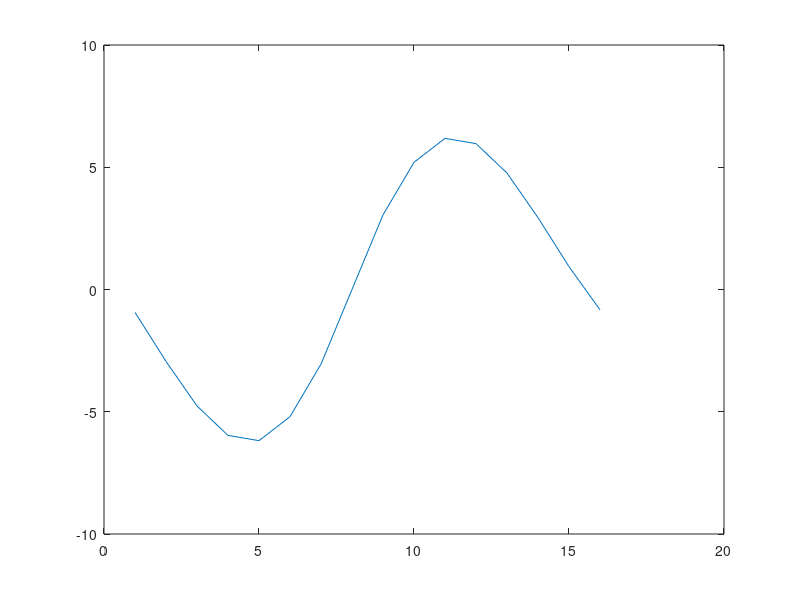
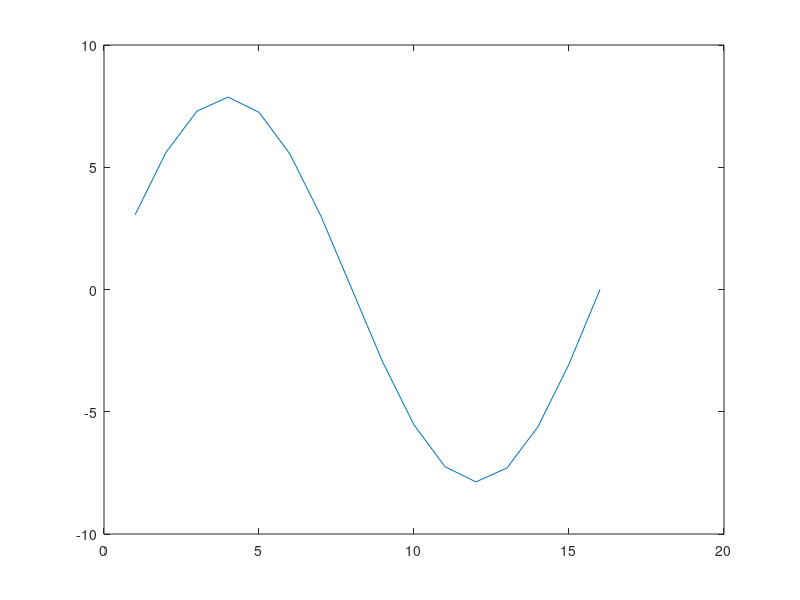

Here is the MATLAB script that generated these plots, in order:
npts=16
step = cos(linspace(0,2*pi,npts)');
outputSignal1 = sin(linspace(0,2*pi,npts)');
%%
hold on
plot(step)
plot(outputSignal1)
hold off
%%
conv_sig=conv(step,outputSignal1,'same');
fft_step=fft(step);
fft_signal=fft(outputSignal1);
mult_fft=fft_step.*fft_signal;
ifft_mult=ifft(mult_fft);

figure(1)
plot(conv_sig);
figure(2)
plot(ifft_mult);